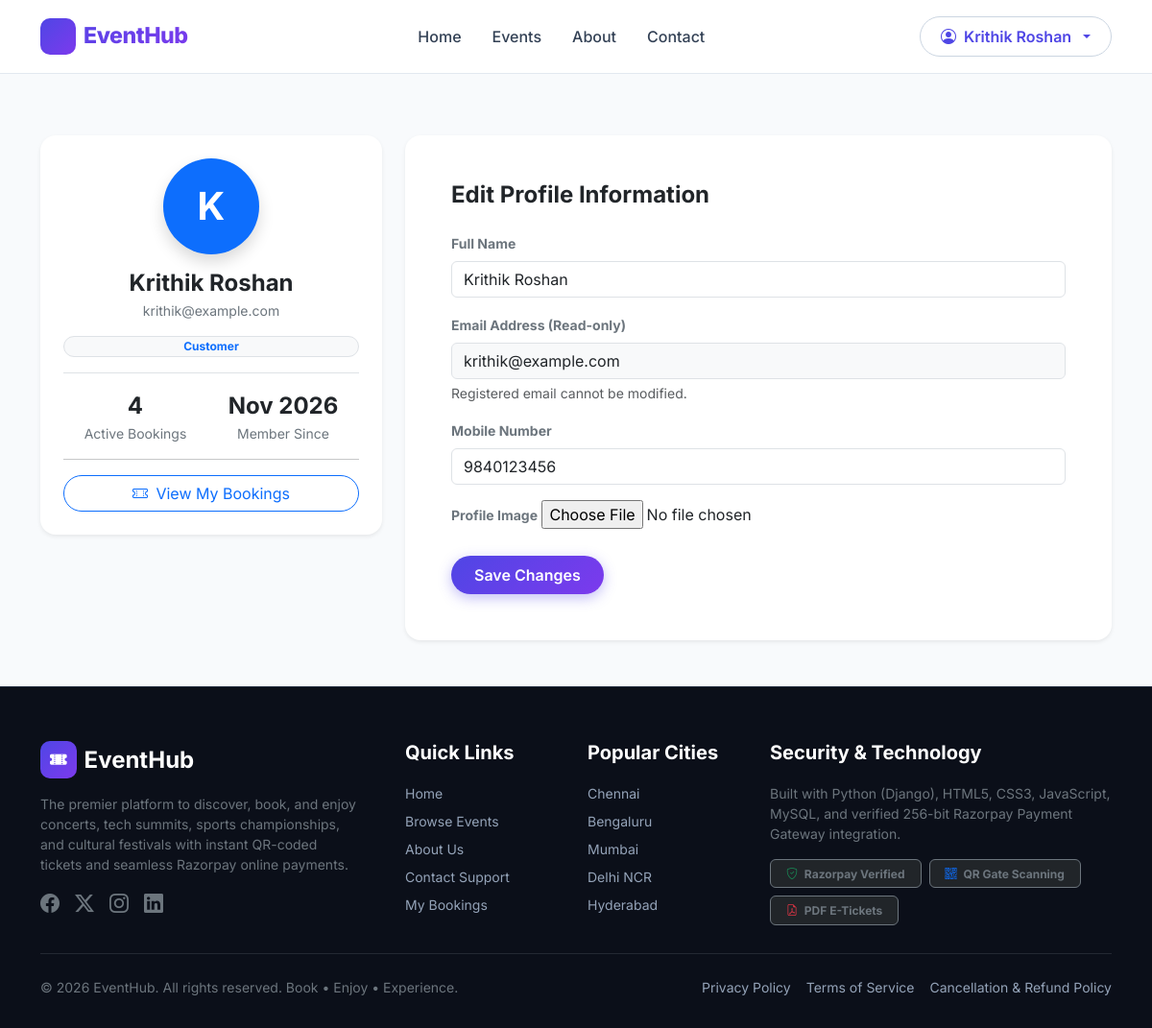
Screenshot of /auth/profile/ (signed in) with the database file from the repository.
### accounts/models.py (models this page shows, shortened)
class User(AbstractUser):
    ROLE_CHOICES = (
        ('customer', 'Customer'),
        ('admin', 'Administrator'),
        ('event_manager', 'Event Manager'),
        ('gate_staff', 'Gate Staff'),
    )
    email = models.EmailField(unique=True, verbose_name="Email Address")
    full_name = models.CharField(max_length=150, verbose_name="Full Name")
    mobile = models.CharField(max_length=20, blank=True, verbose_name="Mobile Number")
    role = models.CharField(max_length=20, choices=ROLE_CHOICES, default='customer')
    profile_image = models.ImageField(upload_to='profiles/', blank=True, null=True)
    failed_login_attempts = models.PositiveIntegerField(default=0)
    locked_until = models.DateTimeField(null=True, blank=True)
    created_at = models.DateTimeField(auto_now_add=True)
    updated_at = models.DateTimeField(auto_now=True)
    USERNAME_FIELD = 'email'
    REQUIRED_FIELDS = ['username', 'full_name']
    class Meta:
        ordering = ['-date_joined']
    @property
    def has_admin_access(self):
        return self.role in ['admin', 'event_manager', 'gate_staff'] or self.is_staff or self.is_superuser

### accounts/views.py (the view)
# urls.py: path('profile/', views.profile_view, name='profile'),
@login_required
def profile_view(request):
    user = request.user
    if request.method == 'POST':
        form = UserProfileForm(request.POST, request.FILES, instance=user)
        if form.is_valid():
            form.save()
            log_audit(user, 'USER_UPDATE_PROFILE', 'User', user.id, "Updated profile")
            messages.success(request, "Profile updated successfully!")
            return redirect('accounts:profile')
    else:
        form = UserProfileForm(instance=user)
    bookings_count = user.bookings.filter(status='confirmed').count()
    return render(request, 'accounts/profile.html', {
        'form': form,
        'user': user,
        'bookings_count': bookings_count
    })

### accounts/forms.py
class UserProfileForm(forms.ModelForm):
    class Meta:
        model = User
        fields = ['full_name', 'mobile', 'profile_image']
        widgets = {
            'full_name': forms.TextInput(attrs={'class': 'form-control'}),
            'mobile': forms.TextInput(attrs={'class': 'form-control'}),
        }

### dashboard/models.py (called while the page is built)
    @classmethod
    def get_val(cls, key, default=''):
        obj = cls.objects.filter(key=key).first()
        return obj.value if obj else default

### events/context_processors.py (called while the page is built)
def global_context(request):
    categories = Category.objects.all()[:8]
    site_name = SystemSetting.get_val('site_name', 'EventHub')
    contact_phone = SystemSetting.get_val('contact_phone', '+91 98765 43210')
    contact_email = SystemSetting.get_val('contact_email', 'contact@eventhub.com')
    currency_symbol = SystemSetting.get_val('currency_symbol', '₹')
    return {
        'SITE_NAME': site_name,
        'CONTACT_PHONE': contact_phone,
        'CONTACT_EMAIL': contact_email,
        'CURRENCY_SYMBOL': currency_symbol,
        'NAV_CATEGORIES': categories,
    }

### templates/accounts/profile.html (shortened to what this page needs)
{% extends 'base.html' %}
{% block content %}
<div class="container py-5">
  <div class="row g-4">
    <div class="col-lg-4">
      <div class="card border-0 shadow-sm rounded-4 p-4 text-center">
        <div class="mb-3">
          {% if user.profile_image %}
            <img src="{{ user.profile_image.url }}" alt="Profile" class="rounded-circle shadow" style="width: 100px; height: 100px; object-fit: cover;">
          {% else %}
            <div class="rounded-circle bg-primary text-white d-inline-flex align-items-center justify-content-center shadow" style="width: 100px; height: 100px; font-size: 2.5rem; font-weight: 700;">
              {{ user.full_name|default:user.username|slice:":1"|upper }}
            </div>
          {% endif %}
        </div>
        <h4 class="fw-bold mb-1">{{ user.full_name|default:user.username }}</h4>
        <p class="text-secondary small mb-3">{{ user.email }}</p>
        <span class="badge bg-light text-primary border rounded-pill px-3 py-1 mb-3">
          {{ user.get_role_display }}
        </span>
        <div class="border-top pt-3 d-flex justify-content-around text-center">
          <div>
            <div class="fs-4 fw-bold text-dark">{{ bookings_count }}</div>
            <div class="text-secondary small">Active Bookings</div>
          </div>
          <div>
            <div class="fs-4 fw-bold text-dark">{{ user.date_joined|date:"M Y" }}</div>
            <div class="text-secondary small">Member Since</div>
          </div>
        </div>
        <hr class="my-3">
        <div class="d-grid gap-2 text-start">
          <a href="{% url 'bookings:my_bookings' %}" class="btn btn-outline-primary rounded-pill">
            <i class="bi bi-ticket-perforated me-1"></i> View My Bookings
          </a>
        </div>
      </div>
    </div>
    <div class="col-lg-8">
      <div class="card border-0 shadow-sm rounded-4 p-4 p-md-5">
        <h4 class="fw-bold mb-4">Edit Profile Information</h4>
        <form method="POST" enctype="multipart/form-data">
          <div class="mb-3">
            <label class="form-label small fw-bold text-secondary">Full Name</label>
            {{ form.full_name }}
          </div>
          <div class="mb-3">
            <label class="form-label small fw-bold text-secondary">Email Address (Read-only)</label>
            <input type="email" class="form-control bg-light" value="{{ user.email }}" readonly>
            <div class="form-text small">Registered email cannot be modified.</div>
          </div>
          <div class="mb-3">
            <label class="form-label small fw-bold text-secondary">Mobile Number</label>
            {{ form.mobile }}
          </div>
          <div class="mb-4">
            <label class="form-label small fw-bold text-secondary">Profile Image</label>
            {{ form.profile_image }}
          </div>
          <button type="submit" class="btn btn-pill-primary px-4 py-2">
            Save Changes
          </button>
        </form>
      </div>
    </div>
  </div>
</div>
{% endblock %}

### templates/navbar.html (shortened to what this page needs)
<nav class="navbar navbar-expand-lg navbar-eventhub sticky-top">
  <div class="container">
    <a class="navbar-brand brand-logo" href="{% url 'events:home' %}">
      <span class="brand-icon"><i class="bi bi-ticket-perforated-fill"></i></span>
      EventHub
    </a>
    <div class="collapse navbar-collapse" id="navbarMain">
      <ul class="navbar-nav mx-auto mb-2 mb-lg-0">
        <li class="nav-item">
          <a class="nav-link {% if request.resolver_match.url_name == 'home' %}active{% endif %}" href="{% url 'events:home' %}">Home</a>
        </li>
        <li class="nav-item">
          <a class="nav-link {% if request.resolver_match.url_name == 'event_list' %}active{% endif %}" href="{% url 'events:event_list' %}">Events</a>
        </li>
        <li class="nav-item">
          <a class="nav-link {% if request.resolver_match.url_name == 'about' %}active{% endif %}" href="{% url 'events:about' %}">About</a>
        </li>
        <li class="nav-item">
          <a class="nav-link {% if request.resolver_match.url_name == 'contact' %}active{% endif %}" href="{% url 'events:contact' %}">Contact</a>
        </li>
      </ul>
      <div class="d-flex align-items-center gap-2">
        {% if user.is_authenticated %}
          <div class="dropdown">
            <button class="btn btn-pill-outline dropdown-toggle d-flex align-items-center gap-2" type="button" data-bs-toggle="dropdown">
              <i class="bi bi-person-circle"></i>
              <span>{{ user.full_name|default:user.username }}</span>
            </button>
          </div>
        {% else %}
          <a href="{% url 'accounts:login' %}" class="btn btn-pill-outline">Login</a>
          <a href="{% url 'accounts:register' %}" class="btn btn-pill-primary">Register</a>
        {% endif %}
      </div>
    </div>
  </div>
</nav>

### static/css/style.css (style rules this page uses)
:root { --primary: #4f46e5; --primary-hover: #4338ca; --secondary: #7c3aed; --accent: #06b6d4; --dark: #0f172a; --dark-surface: #1e293b; --dark-sidebar: #0b0f19; --light-bg: #f8fafc; --card-bg: #ffffff; --border-color: #e2e8f0; --text-main: #1e293b; --text-muted: #64748b; --text-light: #94a3b8; --success: #10b981; --warning: #f59e0b; --danger: #ef4444; --gradient-primary: linear-gradient(135deg, #4f46e5 0%, #7c3aed 100%); --gradient-hero: linear-gradient(rgba(15, 23, 42, 0.75), rgba(30, 27, 75, 0.90)); --gradient-badge: linear-gradient(135deg, #6366f1 0%, #a855f7 100%); --box-shadow: 0 10px 25px -5px rgba(0, 0, 0, 0.05), 0 8px 10px -6px rgba(0, 0, 0, 0.01); --box-shadow-hover: 0 20px 30px -10px rgba(79, 70, 229, 0.15), 0 10px 15px -5px rgba(0, 0, 0, 0.04); --radius-lg: 16px; --radius-md: 12px; --radius-pill: 9999px; }
body { font-family: 'Inter', -apple-system, BlinkMacSystemFont, 'Segoe UI', Roboto, Helvetica, Arial, sans-serif; color: var(--text-main); background-color: var(--light-bg); min-height: 100vh; display: flex; flex-direction: column; }
.navbar-eventhub { background: rgba(255, 255, 255, 0.95); backdrop-filter: blur(12px); border-bottom: 1px solid var(--border-color); padding: 0.85rem 0; transition: all 0.3s ease; }
.brand-logo { font-size: 1.45rem; font-weight: 800; background: var(--gradient-primary); -webkit-background-clip: text; -webkit-text-fill-color: transparent; display: flex; align-items: center; gap: 0.5rem; letter-spacing: -0.5px; }
.brand-icon { background: var(--gradient-primary); color: white; padding: 6px 10px; border-radius: 10px; font-size: 1.1rem; }
.nav-link { font-weight: 500; color: #334155 !important; padding: 0.5rem 1rem !important; transition: color 0.2s ease; }
.btn-pill-primary { background: var(--gradient-primary); color: white !important; border: none; padding: 0.55rem 1.4rem; border-radius: var(--radius-pill); font-weight: 600; box-shadow: 0 4px 14px rgba(79, 70, 229, 0.35); transition: transform 0.2s, box-shadow 0.2s; }
.btn-pill-outline { color: var(--primary) !important; border: 1.5px solid #cbd5e1; background: transparent; padding: 0.5rem 1.3rem; border-radius: var(--radius-pill); font-weight: 600; transition: all 0.2s ease; }

### rows the page displays
User: full_name "Krithik Roshan", full_name "K", email "krithik@example.com", role "Customer", date_joined "Nov 2026", mobile "9840123456"

### other values shown
{{ bookings_count }} "4"
